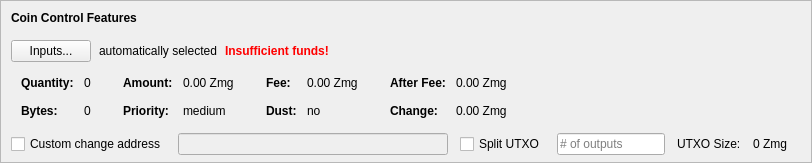
    <widget class="QFrame" name="frameCoinControl">
     <property name="sizePolicy">
      <sizepolicy hsizetype="Expanding" vsizetype="Expanding">
       <horstretch>0</horstretch>
       <verstretch>0</verstretch>
      </sizepolicy>
     </property>
     <property name="maximumSize">
      <size>
       <width>16777215</width>
       <height>16777215</height>
      </size>
     </property>
     <property name="frameShape">
      <enum>QFrame::StyledPanel</enum>
     </property>
     <property name="frameShadow">
      <enum>QFrame::Sunken</enum>
     </property>
     <layout class="QVBoxLayout" name="verticalLayoutCoinControl2">
      <property name="spacing">
       <number>0</number>
      </property>
      <property name="leftMargin">
       <number>0</number>
      </property>
      <property name="topMargin">
       <number>0</number>
      </property>
      <property name="rightMargin">
       <number>0</number>
      </property>
      <property name="bottomMargin">
       <number>6</number>
      </property>
      <item>
       <layout class="QVBoxLayout" name="verticalLayoutCoinControl" stretch="0,0,0,0,1">
        <property name="spacing">
         <number>0</number>
        </property>
        <property name="leftMargin">
         <number>10</number>
        </property>
        <property name="topMargin">
         <number>10</number>
        </property>
        <item>
         <layout class="QHBoxLayout" name="horizontalLayoutCoinControl1">
          <property name="bottomMargin">
           <number>15</number>
          </property>
          <item>
           <widget class="QLabel" name="labelCoinControlFeatures">
            <property name="sizePolicy">
             <sizepolicy hsizetype="Preferred" vsizetype="Maximum">
              <horstretch>0</horstretch>
              <verstretch>0</verstretch>
             </sizepolicy>
            </property>
            <property name="font">
             <font>
              <weight>75</weight>
              <bold>true</bold>
             </font>
            </property>
            <property name="styleSheet">
             <string notr="true">font-weight:bold;</string>
            </property>
            <property name="text">
             <string>Coin Control Features</string>
            </property>
           </widget>
          </item>
         </layout>
        </item>
        <item>
         <layout class="QHBoxLayout" name="horizontalLayoutCoinControl2" stretch="0,0,0,0">
          <property name="spacing">
           <number>8</number>
          </property>
          <property name="bottomMargin">
           <number>10</number>
          </property>
          <item>
           <widget class="QPushButton" name="pushButtonCoinControl">
            <property name="styleSheet">
             <string notr="true"/>
            </property>
            <property name="text">
             <string>Inputs...</string>
            </property>
            <property name="autoDefault">
             <bool>false</bool>
            </property>
           </widget>
          </item>
          <item>
           <widget class="QLabel" name="labelCoinControlAutomaticallySelected">
            <property name="text">
             <string>automatically selected</string>
            </property>
            <property name="margin">
             <number>5</number>
            </property>
           </widget>
          </item>
          <item>
           <widget class="QLabel" name="labelCoinControlInsuffFunds">
            <property name="font">
             <font>
              <weight>75</weight>
              <bold>true</bold>
             </font>
            </property>
            <property name="styleSheet">
             <string notr="true">color:red;font-weight:bold;</string>
            </property>
            <property name="text">
             <string>Insufficient funds!</string>
            </property>
            <property name="margin">
             <number>5</number>
            </property>
           </widget>
          </item>
          <item>
           <spacer name="horizontalSpacerCoinControl">
            <property name="orientation">
             <enum>Qt::Horizontal</enum>
            </property>
            <property name="sizeHint" stdset="0">
             <size>
              <width>40</width>
              <height>1</height>
             </size>
            </property>
           </spacer>
          </item>
         </layout>
        </item>
        <item>
         <widget class="QWidget" name="widgetCoinControl" native="true">
          <property name="sizePolicy">
           <sizepolicy hsizetype="Preferred" vsizetype="Preferred">
            <horstretch>0</horstretch>
            <verstretch>0</verstretch>
           </sizepolicy>
          </property>
          <property name="minimumSize">
           <size>
            <width>0</width>
            <height>0</height>
           </size>
          </property>
          <property name="styleSheet">
           <string notr="true"/>
          </property>
          <layout class="QHBoxLayout" name="horizontalLayoutCoinControl5">
           <property name="leftMargin">
            <number>0</number>
           </property>
           <property name="topMargin">
            <number>0</number>
           </property>
           <property name="rightMargin">
            <number>0</number>
           </property>
           <property name="bottomMargin">
            <number>0</number>
           </property>
           <item>
            <layout class="QHBoxLayout" name="horizontalLayoutCoinControl3" stretch="0,0,0,1">
             <property name="spacing">
              <number>20</number>
             </property>
             <property name="topMargin">
              <number>0</number>
             </property>
             <property name="bottomMargin">
              <number>10</number>
             </property>
             <item>
              <layout class="QFormLayout" name="formLayoutCoinControl1">
               <property name="horizontalSpacing">
                <number>10</number>
               </property>
               <property name="verticalSpacing">
                <number>14</number>
               </property>
               <property name="leftMargin">
                <number>10</number>
               </property>
               <property name="topMargin">
                <number>4</number>
               </property>
               <property name="rightMargin">
                <number>6</number>
               </property>
               <item row="0" column="0">
                <widget class="QLabel" name="labelCoinControlQuantityText">
                 <property name="font">
                  <font>
                   <weight>75</weight>
                   <bold>true</bold>
                  </font>
                 </property>
                 <property name="text">
                  <string>Quantity:</string>
                 </property>
                 <property name="margin">
                  <number>0</number>
                 </property>
                </widget>
               </item>
               <item row="0" column="1">
                <widget class="QLabel" name="labelCoinControlQuantity">
                 <property name="cursor">
                  <cursorShape>IBeamCursor</cursorShape>
                 </property>
                 <property name="contextMenuPolicy">
                  <enum>Qt::ActionsContextMenu</enum>
                 </property>
                 <property name="text">
                  <string notr="true">0</string>
                 </property>
                 <property name="margin">
                  <number>0</number>
                 </property>
                 <property name="textInteractionFlags">
                  <set>Qt::LinksAccessibleByMouse|Qt::TextSelectableByKeyboard|Qt::TextSelectableByMouse</set>
                 </property>
                </widget>
               </item>
               <item row="1" column="0">
                <widget class="QLabel" name="labelCoinControlBytesText">
                 <property name="font">
                  <font>
                   <weight>75</weight>
                   <bold>true</bold>
                  </font>
                 </property>
                 <property name="text">
                  <string>Bytes:</string>
                 </property>
                </widget>
               </item>
               <item row="1" column="1">
                <widget class="QLabel" name="labelCoinControlBytes">
                 <property name="cursor">
                  <cursorShape>IBeamCursor</cursorShape>
                 </property>
                 <property name="contextMenuPolicy">
                  <enum>Qt::ActionsContextMenu</enum>
                 </property>
                 <property name="text">
                  <string notr="true">0</string>
                 </property>
                 <property name="textInteractionFlags">
                  <set>Qt::LinksAccessibleByMouse|Qt::TextSelectableByKeyboard|Qt::TextSelectableByMouse</set>
                 </property>
                </widget>
               </item>
              </layout>
             </item>
             <item>
              <layout class="QFormLayout" name="formLayoutCoinControl2">
               <property name="horizontalSpacing">
                <number>10</number>
               </property>
               <property name="verticalSpacing">
                <number>14</number>
               </property>
               <property name="leftMargin">
                <number>6</number>
               </property>
               <property name="topMargin">
                <number>4</number>
               </property>
               <property name="rightMargin">
                <number>6</number>
               </property>
               <item row="0" column="0">
                <widget class="QLabel" name="labelCoinControlAmountText">
                 <property name="font">
                  <font>
                   <weight>75</weight>
                   <bold>true</bold>
                  </font>
                 </property>
                 <property name="text">
                  <string>Amount:</string>
                 </property>
                 <property name="margin">
                  <number>0</number>
                 </property>
                </widget>
               </item>
               <item row="0" column="1">
                <widget class="QLabel" name="labelCoinControlAmount">
                 <property name="cursor">
                  <cursorShape>IBeamCursor</cursorShape>
                 </property>
                 <property name="contextMenuPolicy">
                  <enum>Qt::ActionsContextMenu</enum>
                 </property>
                 <property name="text">
                  <string notr="true">0.00 Zmg</string>
                 </property>
                 <property name="textInteractionFlags">
                  <set>Qt::LinksAccessibleByMouse|Qt::TextSelectableByKeyboard|Qt::TextSelectableByMouse</set>
                 </property>
                </widget>
               </item>
               <item row="1" column="0">
                <widget class="QLabel" name="labelCoinControlPriorityText">
                 <property name="font">
                  <font>
                   <weight>75</weight>
                   <bold>true</bold>
                  </font>
                 </property>
                 <property name="text">
                  <string>Priority:</string>
                 </property>
                </widget>
               </item>
               <item row="1" column="1">
                <widget class="QLabel" name="labelCoinControlPriority">
                 <property name="cursor">
                  <cursorShape>IBeamCursor</cursorShape>
                 </property>
                 <property name="contextMenuPolicy">
                  <enum>Qt::ActionsContextMenu</enum>
                 </property>
                 <property name="text">
                  <string>medium</string>
                 </property>
                 <property name="textInteractionFlags">
                  <set>Qt::LinksAccessibleByMouse|Qt::TextSelectableByKeyboard|Qt::TextSelectableByMouse</set>
                 </property>
                </widget>
               </item>
              </layout>
             </item>
             <item>
              <layout class="QFormLayout" name="formLayoutCoinControl3">
               <property name="horizontalSpacing">
                <number>10</number>
               </property>
               <property name="verticalSpacing">
                <number>14</number>
               </property>
               <property name="leftMargin">
                <number>6</number>
               </property>
               <property name="topMargin">
                <number>4</number>
               </property>
               <property name="rightMargin">
                <number>6</number>
               </property>
               <item row="0" column="0">
                <widget class="QLabel" name="labelCoinControlFeeText">
                 <property name="font">
                  <font>
                   <weight>75</weight>
                   <bold>true</bold>
                  </font>
                 </property>
                 <property name="text">
                  <string>Fee:</string>
                 </property>
                 <property name="margin">
                  <number>0</number>
                 </property>
                </widget>
               </item>
               <item row="0" column="1">
                <widget class="QLabel" name="labelCoinControlFee">
                 <property name="cursor">
                  <cursorShape>IBeamCursor</cursorShape>
                 </property>
                 <property name="contextMenuPolicy">
                  <enum>Qt::ActionsContextMenu</enum>
                 </property>
                 <property name="text">
                  <string notr="true">0.00 Zmg</string>
                 </property>
                 <property name="textInteractionFlags">
                  <set>Qt::LinksAccessibleByMouse|Qt::TextSelectableByKeyboard|Qt::TextSelectableByMouse</set>
                 </property>
                </widget>
               </item>
               <item row="1" column="0">
                <widget class="QLabel" name="labelCoinControlLowOutputText">
                 <property name="font">
                  <font>
                   <weight>75</weight>
                   <bold>true</bold>
                  </font>
                 </property>
                 <property name="text">
                  <string>Dust:</string>
                 </property>
                </widget>
               </item>
               <item row="1" column="1">
                <widget class="QLabel" name="labelCoinControlLowOutput">
                 <property name="cursor">
                  <cursorShape>IBeamCursor</cursorShape>
                 </property>
                 <property name="contextMenuPolicy">
                  <enum>Qt::ActionsContextMenu</enum>
                 </property>
                 <property name="text">
                  <string>no</string>
                 </property>
                 <property name="textInteractionFlags">
                  <set>Qt::LinksAccessibleByMouse|Qt::TextSelectableByKeyboard|Qt::TextSelectableByMouse</set>
                 </property>
                </widget>
               </item>
              </layout>
             </item>
             <item>
              <layout class="QFormLayout" name="formLayoutCoinControl4">
               <property name="horizontalSpacing">
                <number>10</number>
               </property>
               <property name="verticalSpacing">
                <number>14</number>
               </property>
               <property name="leftMargin">
                <number>6</number>
               </property>
               <property name="topMargin">
                <number>4</number>
               </property>
               <property name="rightMargin">
                <number>6</number>
               </property>
               <item row="0" column="0">
                <widget class="QLabel" name="labelCoinControlAfterFeeText">
                 <property name="font">
                  <font>
                   <weight>75</weight>
                   <bold>true</bold>
                  </font>
                 </property>
                 <property name="text">
                  <string>After Fee:</string>
                 </property>
                 <property name="margin">
                  <number>0</number>
                 </property>
                </widget>
               </item>
               <item row="0" column="1">
                <widget class="QLabel" name="labelCoinControlAfterFee">
                 <property name="cursor">
                  <cursorShape>IBeamCursor</cursorShape>
                 </property>
                 <property name="contextMenuPolicy">
                  <enum>Qt::ActionsContextMenu</enum>
                 </property>
                 <property name="text">
                  <string notr="true">0.00 Zmg</string>
                 </property>
                 <property name="textInteractionFlags">
                  <set>Qt::LinksAccessibleByMouse|Qt::TextSelectableByKeyboard|Qt::TextSelectableByMouse</set>
                 </property>
                </widget>
               </item>
               <item row="1" column="0">
                <widget class="QLabel" name="labelCoinControlChangeText">
                 <property name="font">
                  <font>
                   <weight>75</weight>
                   <bold>true</bold>
                  </font>
                 </property>
                 <property name="text">
                  <string>Change:</string>
                 </property>
                </widget>
               </item>
               <item row="1" column="1">
                <widget class="QLabel" name="labelCoinControlChange">
                 <property name="cursor">
                  <cursorShape>IBeamCursor</cursorShape>
                 </property>
                 <property name="contextMenuPolicy">
                  <enum>Qt::ActionsContextMenu</enum>
                 </property>
                 <property name="text">
                  <string notr="true">0.00 Zmg</string>
                 </property>
                 <property name="textInteractionFlags">
                  <set>Qt::LinksAccessibleByMouse|Qt::TextSelectableByKeyboard|Qt::TextSelectableByMouse</set>
                 </property>
                </widget>
               </item>
              </layout>
             </item>
            </layout>
           </item>
          </layout>
         </widget>
        </item>
        <item>
         <layout class="QHBoxLayout" name="horizontalLayoutCoinControl4" stretch="0,0,0,0,0,0,0">
          <property name="spacing">
           <number>12</number>
          </property>
          <property name="sizeConstraint">
           <enum>QLayout::SetDefaultConstraint</enum>
          </property>
          <property name="topMargin">
           <number>5</number>
          </property>
          <property name="rightMargin">
           <number>5</number>
          </property>
          <item>
           <widget class="QCheckBox" name="checkBoxCoinControlChange">
            <property name="toolTip">
             <string>If this is activated, but the change address is empty or invalid, change will be sent to a newly generated address.</string>
            </property>
            <property name="text">
             <string>Custom change address</string>
            </property>
           </widget>
          </item>
          <item>
           <widget class="QValidatedLineEdit" name="lineEditCoinControlChange">
            <property name="enabled">
             <bool>false</bool>
            </property>
            <property name="sizePolicy">
             <sizepolicy hsizetype="Expanding" vsizetype="Fixed">
              <horstretch>0</horstretch>
              <verstretch>0</verstretch>
             </sizepolicy>
            </property>
           </widget>
          </item>
          <item>
           <widget class="QCheckBox" name="splitBlockCheckBox">
            <property name="text">
             <string>Split UTXO</string>
            </property>
           </widget>
          </item>
          <item>
           <widget class="QLineEdit" name="splitBlockLineEdit">
            <property name="sizePolicy">
             <sizepolicy hsizetype="Fixed" vsizetype="Fixed">
              <horstretch>50</horstretch>
              <verstretch>0</verstretch>
             </sizepolicy>
            </property>
            <property name="placeholderText">
             <string># of outputs</string>
            </property>
           </widget>
          </item>
          <item>
           <widget class="QLabel" name="labelBlockSizeText">
            <property name="text">
             <string>UTXO Size:</string>
            </property>
           </widget>
          </item>
          <item>
           <widget class="QLabel" name="labelBlockSize">
            <property name="text">
             <string>0 Zmg</string>
            </property>
           </widget>
          </item>
          <item>
           <widget class="QLabel" name="labelCoinControlChangeLabel">
            <property name="sizePolicy">
             <sizepolicy hsizetype="Preferred" vsizetype="Expanding">
              <horstretch>0</horstretch>
              <verstretch>0</verstretch>
             </sizepolicy>
            </property>
            <property name="minimumSize">
             <size>
              <width>0</width>
              <height>0</height>
             </size>
            </property>
            <property name="text">
             <string/>
            </property>
            <property name="margin">
             <number>3</number>
            </property>
           </widget>
          </item>
         </layout>
        </item>
        <item>
         <spacer name="verticalSpacerCoinControl">
          <property name="orientation">
           <enum>Qt::Vertical</enum>
          </property>
          <property name="sizeHint" stdset="0">
           <size>
            <width>800</width>
            <height>1</height>
           </size>
          </property>
         </spacer>
        </item>
       </layout>
      </item>
     </layout>
    </widget>
